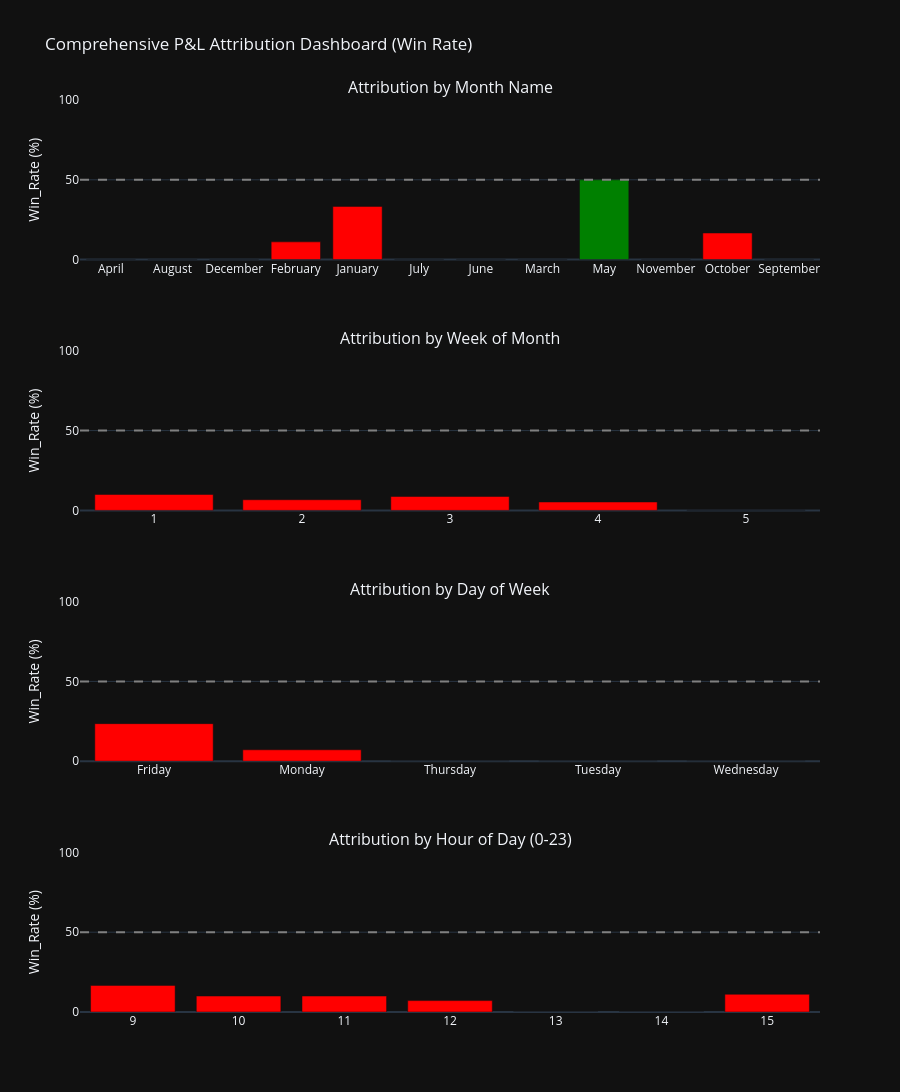

Write notebook code for a chart like this one.
### Code cell
await run_analysis_test()

### Figure 1 — Plotly figure (JSON) as saved in the notebook; plotly's stock layout.template omitted (floating-point values rounded to 4 significant figures)
{"data": [{"marker": {"color": ["red", "red", "red", "red", "red", "red", "red", "red", "green", "red", "red", "red"]}, "name": "Month Name", "type": "bar", "x": ["April", "August", "December", "February", "January", "July", "June", "March", "May", "November", "October", "September"], "xaxis": "x", "y": [0, 0, 0, 11.11, 33.33, 0, 0, 0, 50, 0, 16.67, 0], "yaxis": "y"}, {"marker": {"color": ["red", "red", "red", "red", "red"]}, "name": "Week of Month", "type": "bar", "x": ["1", "2", "3", "4", "5"], "xaxis": "x2", "y": [10, 6.67, 8.7, 5.26, 0], "yaxis": "y2"}, {"marker": {"color": ["red", "red", "red", "red", "red"]}, "name": "Day of Week", "type": "bar", "x": ["Friday", "Monday", "Thursday", "Tuesday", "Wednesday"], "xaxis": "x3", "y": [23.53, 7.14, 0, 0, 0], "yaxis": "y3"}, {"marker": {"color": ["red", "red", "red", "red", "red", "red", "red"]}, "name": "Hour of Day (0-23)", "type": "bar", "x": ["9", "10", "11", "12", "13", "14", "15"], "xaxis": "x4", "y": [16.67, 10, 10, 7.14, 0, 0, 11.11], "yaxis": "y4"}], "layout": {"annotations": [{"font": {"size": 16}, "showarrow": false, "text": "Attribution by Month Name", "x": 0.5, "xanchor": "center", "xref": "paper", "y": 1, "yanchor": "bottom", "yref": "paper"}, {"font": {"size": 16}, "showarrow": false, "text": "Attribution by Week of Month", "x": 0.5, "xanchor": "center", "xref": "paper", "y": 0.725, "yanchor": "bottom", "yref": "paper"}, {"font": {"size": 16}, "showarrow": false, "text": "Attribution by Day of Week", "x": 0.5, "xanchor": "center", "xref": "paper", "y": 0.45, "yanchor": "bottom", "yref": "paper"}, {"font": {"size": 16}, "showarrow": false, "text": "Attribution by Hour of Day (0-23)", "x": 0.5, "xanchor": "center", "xref": "paper", "y": 0.175, "yanchor": "bottom", "yref": "paper"}], "height": 1200, "shapes": [{"line": {"color": "grey", "dash": "dash"}, "type": "line", "x0": 0, "x1": 1, "xref": "x domain", "y0": 50, "y1": 50, "yref": "y"}, {"line": {"color": "grey", "dash": "dash"}, "type": "line", "x0": 0, "x1": 1, "xref": "x2 domain", "y0": 50, "y1": 50, "yref": "y2"}, {"line": {"color": "grey", "dash": "dash"}, "type": "line", "x0": 0, "x1": 1, "xref": "x3 domain", "y0": 50, "y1": 50, "yref": "y3"}, {"line": {"color": "grey", "dash": "dash"}, "type": "line", "x0": 0, "x1": 1, "xref": "x4 domain", "y0": 50, "y1": 50, "yref": "y4"}], "showlegend": false, "title": {"text": "Comprehensive P&L Attribution Dashboard (Win Rate)"}, "xaxis": {"anchor": "y", "domain": [0, 1]}, "xaxis2": {"anchor": "y2", "domain": [0, 1]}, "xaxis3": {"anchor": "y3", "domain": [0, 1]}, "xaxis4": {"anchor": "y4", "domain": [0, 1]}, "yaxis": {"anchor": "x", "domain": [0.825, 1], "range": [0, 100], "title": {"text": "Win_Rate (%)"}}, "yaxis2": {"anchor": "x2", "domain": [0.55, 0.725], "range": [0, 100], "title": {"text": "Win_Rate (%)"}}, "yaxis3": {"anchor": "x3", "domain": [0.275, 0.45], "range": [0, 100], "title": {"text": "Win_Rate (%)"}}, "yaxis4": {"anchor": "x4", "domain": [0, 0.175], "range": [0, 100], "title": {"text": "Win_Rate (%)"}}}}
